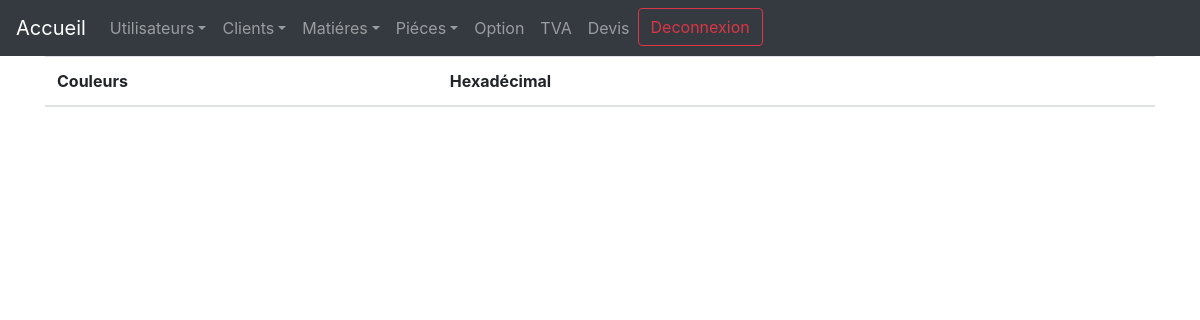
Page /view/CouleurView.php (signed in) on the earlier database version.
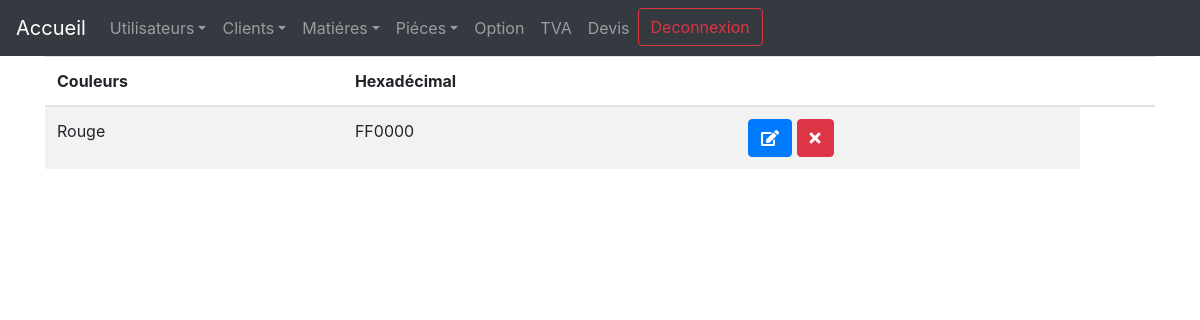
Same page on the later database version.
### tables this page shows
CREATE TABLE `couleurs` (
  `Id_couleur` int(11) NOT NULL,
  `Libelle_couleur` varchar(150) NOT NULL,
  `Hexa_couleur` varchar(11) NOT NULL
);

### model/CouleurManager.php (called while the page is built, shortened)
<?php
class CouleurManager
{
    private $_Db;
    public function SetDb(PDO $db)
    {
        $this->_Db = $db;
    }
    public function GetCouleurs()
    {
    	$couleurs = [];
    	$q =  $this->_Db->query('SELECT * FROM couleurs');
    	while ($donnees = $q->fetch(PDO::FETCH_ASSOC))
    	{
    		$couleurs[] = new Couleur($donnees);
    	}
    	return $couleurs;
    }
}

### model/CouleurClass.php (called while the page is built, shortened)
<?php
Class Couleur
{
	private $_Id;
	private $_Libelle;
	private $_Hexa;
    public function hydrate(array $donnees)
    {
        foreach ($donnees as $key => $value)
        {
            $method = 'Set'.ucfirst($key);
            $method = substr($method, 0, -8);
        }
    }
    public function GetId(){return $this->_Id;}
    public function GetLibelle(){return $this->_Libelle;}
    public function GetHexa(){return $this->_Hexa;}
    public function SetId($id){$this -> _Id = (int) $id;}
    public function SetLibelle($libelle){$this -> _Libelle = $libelle;}
    public function SetHexa($hexa){$this -> _Hexa = $hexa;}
}

### view/CouleurView.php (the view, shortened to what this page needs)
<?php
include('header.php');
$db = new PDO('mysql:host=localhost;dbname=srg', 'root', '');
$ManagerCouleur = new CouleurManager($db);
echo("
<body>
<div class='container'>
<table class='table table-striped'>
  <thead>
    <tr>
      <th scope='col'>Couleurs</th>
      <th scope='col'>Hexadécimal</th>
      <th scope='col'></th>
      <th scope='col'></th>
    </tr>
  </thead>
  <tbody>");
$couleurs = $ManagerCouleur->GetCouleurs();
foreach ($couleurs as $couleur){
    echo("<tr>");
    echo("<td>" . $couleur->GetLibelle() . "</td>");
    echo("<td>" .$couleur->GetHexa(). "</td>");
    echo ("<td><button  onclick='edit(".$couleur->GetId().")' class='btn btn-primary'><span class='fas fa-edit'></span></button> <button onclick='supp(".$couleur->GetId().")' class='btn btn-danger'><span class='fas fa-times'></span></button></td>");
    echo ("</tr>");
}
echo ("</tbody>
    </table>
</div class='container'>
    </body>
");
?>

Differences in the rows shown:
added couleurs: Libelle_couleur "Rouge", Hexa_couleur "FF0000"
